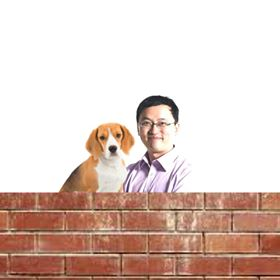
//> input picture 11_Deep_Learning_in_OpenCV/image.jpeg, 280 x 280 px
$ ./basicFaceDetector images/image.jpeg   (built with g++ and OpenCV 4)
//> lines starting //> are read from the running program, lines starting //| are printed output that depends on the picture; after the words box and inside, x2 and y2 are one past the last pixel; in counts of white or black regions, pixels touching at a corner belong together
#include <iostream>
#include <opencv2/core/core.hpp>
#include <opencv2/highgui/highgui.hpp>
#include <opencv2/objdetect/objdetect.hpp>
#include <opencv2/imgproc/imgproc.hpp>

using namespace std;
using namespace cv;

String face_cascade_file = "data/haarcascade_frontalface_alt.xml";

int main(int argc, char** argv)
{

    if (argc != 2) {
        cout << "Please provide the name of the input file as a command-line argument.\n"
            << "Sample usage : ./basicFaceDetector images/image.jpeg\n";
        return 1;
    }

    char* file_name = argv[1];
    Mat input_image = imread(file_name);
//> input_image is the input picture: 280 rows x 280 cols, CV_8UC3; mean B, G, R 193.8, 202.1, 222.5

    CascadeClassifier face_cascade;
    face_cascade.load(face_cascade_file);

    vector<Rect> faces;
    face_cascade.detectMultiScale(input_image, faces, 1.1, 2, 0|CASCADE_SCALE_IMAGE, Size(30, 30));
//> faces = 1 Rect (x, y, width, height): [133, 106, 44, 44]

    cout << faces.size() << " faces detected...\n";
//| 1 faces detected...
    for (int i = 0; i < faces.size(); ++i) {
        Rect detected_face = faces[i];
        rectangle(input_image, detected_face, Scalar(255, 0, 0), 2);
    }
//> this loop made 1 pass
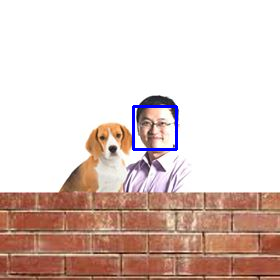
//> input_image: 280 rows x 280 cols, CV_8UC3; 0.65% of pixels changed, all inside (x1, y1, x2, y2) = (132, 105, 178, 151)

    imshow("Faces", input_image);
    waitKey(0);
    return 0;
}
